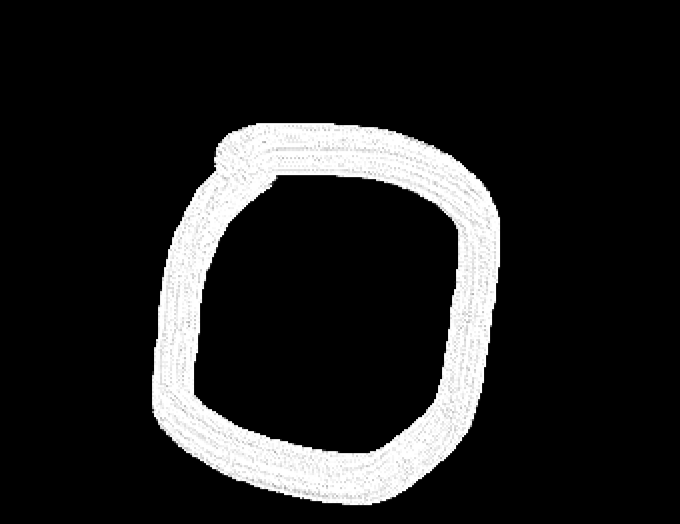
#> input picture Dataset/0/10.png, 680 x 524 px; its folder holds only this picture in this run
$ jupyter execute --allow-errors HDR.ipynb   (shell and % lines are left out)
#> lines starting #> are read from the running program, lines starting #| are printed output that depends on the picture
[cell 1]
import matplotlib.pyplot as plt
import pandas as pd
from sklearn.model_selection import train_test_split
from sklearn.svm import SVC
from sklearn.metrics import classification_report, accuracy_score
import joblib

[cell 2]
#generating dataset

import cv2
import csv
import glob

header  =["label"]
for i in range(0,784):
   header.append("pixel"+str(i))
with open('dataset.csv', 'a') as f:
   writer = csv.writer(f)
   writer.writerow(header)

for label in range(10):
   dirList = glob.glob("Dataset/"+str(label)+"/*.png")

   for img_path in dirList:
       im= cv2.imread(img_path)
#> im is the input picture: shape (524, 680, 3); mean B, G, R 33.9, 33.9, 33.9
       im_gray = cv2.cvtColor(im,cv2.COLOR_BGR2GRAY)
       im_gray = cv2.GaussianBlur(im_gray,(15,15), 0)
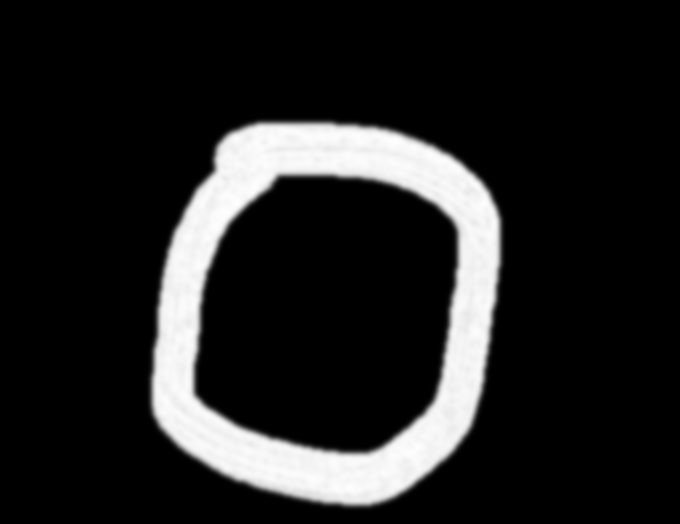
#> im_gray: shape (524, 680); min 0, max 254, mean 33.9
       roi= cv2.resize(im_gray,(28,28), interpolation=cv2.INTER_AREA)
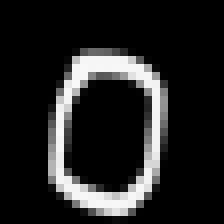
#> roi: shape (28, 28) (shown 8 times larger); min 0, max 249, mean 33.9

       data=[]
       data.append(label)
       rows, cols = roi.shape
#> rows = 28; cols = 28

       ## Fill the data array with pixels one by one.
       for i in range(rows):
           for j in range(cols):
               k =roi[i,j]
               if k>100:
                   k=1
               else:
                   k=0
               data.append(k)
#> after the loop, data = 785 values, max 1 at index 180, min 0 at index 0, mean 0.152
       with open('dataset.csv', 'a') as f:
           writer = csv.writer(f)
           writer.writerow(data)
#> pass 2 of the loop `for label in range(10):`:
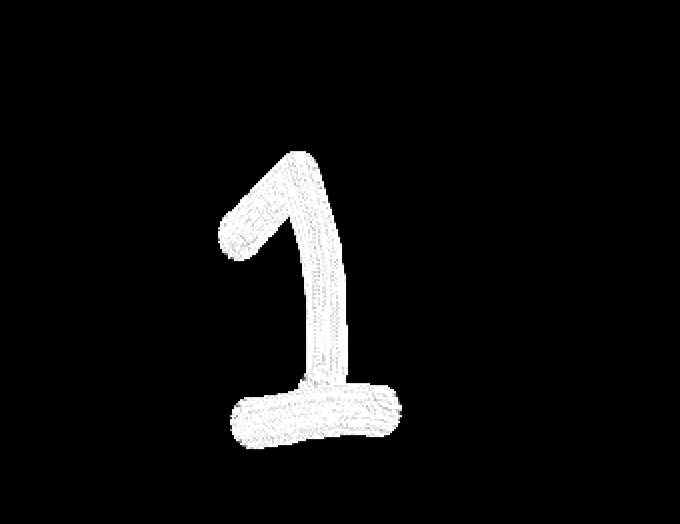
#> input picture Dataset/1/10.png, 680 x 524 px
#> im is the input picture: shape (524, 680, 3); mean B, G, R 15.2, 15.2, 15.2
#> `roi= cv2.resize(im_gray,(28,28), interpolation=cv2.INTER_AREA)`:
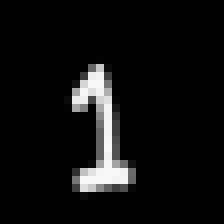
#> roi: shape (28, 28) (shown 8 times larger); min 0, max 248, mean 15.2
#> after the loop `for i in range(rows):`: data = 785 values, max 1 at index 0, min 0 at index 1, mean 0.0662
